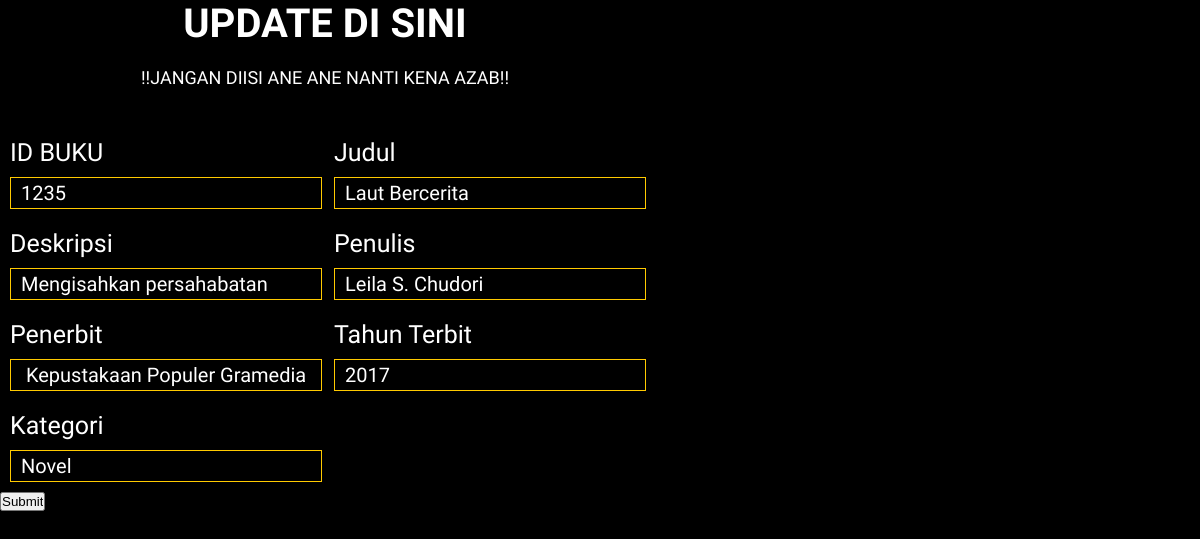
Screenshot of /ubah.php?id_buku=1235 with the database file from the repository.
### tables this page shows
CREATE TABLE `buku` (
  `id_buku` varchar(20) NOT NULL,
  `judul` varchar(100) DEFAULT NULL,
  `deskripsi` text DEFAULT NULL,
  `penulis` varchar(50) DEFAULT NULL,
  `penerbit` varchar(50) DEFAULT NULL,
  `tehun_terbit` int(50) DEFAULT NULL,
  `kategori` varchar(50) DEFAULT NULL
);

### ubah.php (the view, shortened to what this page needs)
<?php
  $id_buku       = $_GET['id_buku'];
  $connect       = new mysqli('localhost','root','','perpustakaan');
  $data       = $connect->query("select * from buku where id_buku ='$id_buku'");
  $tampil     = $data->fetch_assoc();
?>
<!DOCTYPE html>
<html>
<head>
  <link rel="stylesheet" type="text/css" href="html.css">
</head>
<body style="background: black;">
<div class="form">
  <div class="form-text">
    <h1>UPDATE DI SINI</h1>
    <p>!!JANGAN DIISI ANE ANE NANTI KENA AZAB!!</p>
  </div>
<form method="POST">
    <div class="main-form">
   <div>
                    <span>ID BUKU</span>
                    <input type="text" name="id_buku" placeholder="ID Buku...." value="<?=$tampil['id_buku']?>">
                </div>
                <div>
                    <span>Judul</span>
                    <input type="text" name="judul" placeholder="Judul...." value="<?=$tampil['judul']?>">
                </div>
                 <div>
                    <span>Deskripsi</span>
                   <input type="text" name="deskripsi" placeholder="Deskripsi...." value="<?=$tampil['deskripsi']?>">
                </div>
                 <div>
                    <span>Penulis</span>
                   <input type="text" name="penulis" placeholder="Penulis...." value="<?=$tampil['penulis']?>">
                </div>
                 <div>
                    <span>Penerbit</span>
                   <input type="text" name="penerbit" placeholder="Penerbit...." value="<?=$tampil['penerbit']?>">
                </div>
                 <div>
                    <span>Tahun Terbit</span>
                   <input type="text" name="tehun_terbit" placeholder="Tahun Terbit...." value="<?=$tampil['tehun_terbit']?>">
                </div>
                 <div>
                    <span>Kategori</span>
                    <input type="text" name="kategori" placeholder="Kategori...." value="<?=$tampil['kategori']?>">
                </div>
                <br>
 <input class="B" type="submit" name="ubah">
</form>
</div>
</body>
</html>

### html.css (style rules this page uses)
* { margin: 0; padding: 0; }
.form { width: 650px; }
.form-text { text-align: center; margin: 0 0 40px 0; }
.form-text h1 { color: #fff; font-family: 'Akaya Telivigala', cursive; font-size: 40px; margin-bottom: 20px; }
.form-text p { color: #fff; font-family: 'Akaya Telivigala', cursive; font-size: large; }
.main-form div { margin: 10px 10px; width: 300px; display: inline-block; }
.main-form div input { width: 100%; font-family: 'Akaya Telivigala', cursive; background: none; border: 1px solid #ffca00;; font-size: 20px; color: #fff; outline: none; padding: 3px 0 3px 10px; margin-top: 10px; }
.main-form div span { width: 100%; font-family: 'Akaya Telivigala', cursive; color: #fff; font-size: 25px; }

### rows the page displays
buku: id_buku "1235", judul "Laut Bercerita", deskripsi "Mengisahkan persahabatan", penulis "Leila S. Chudori", penerbit "Kepustakaan Populer Gramedia", tehun_terbit "2017", kategori "Novel"
